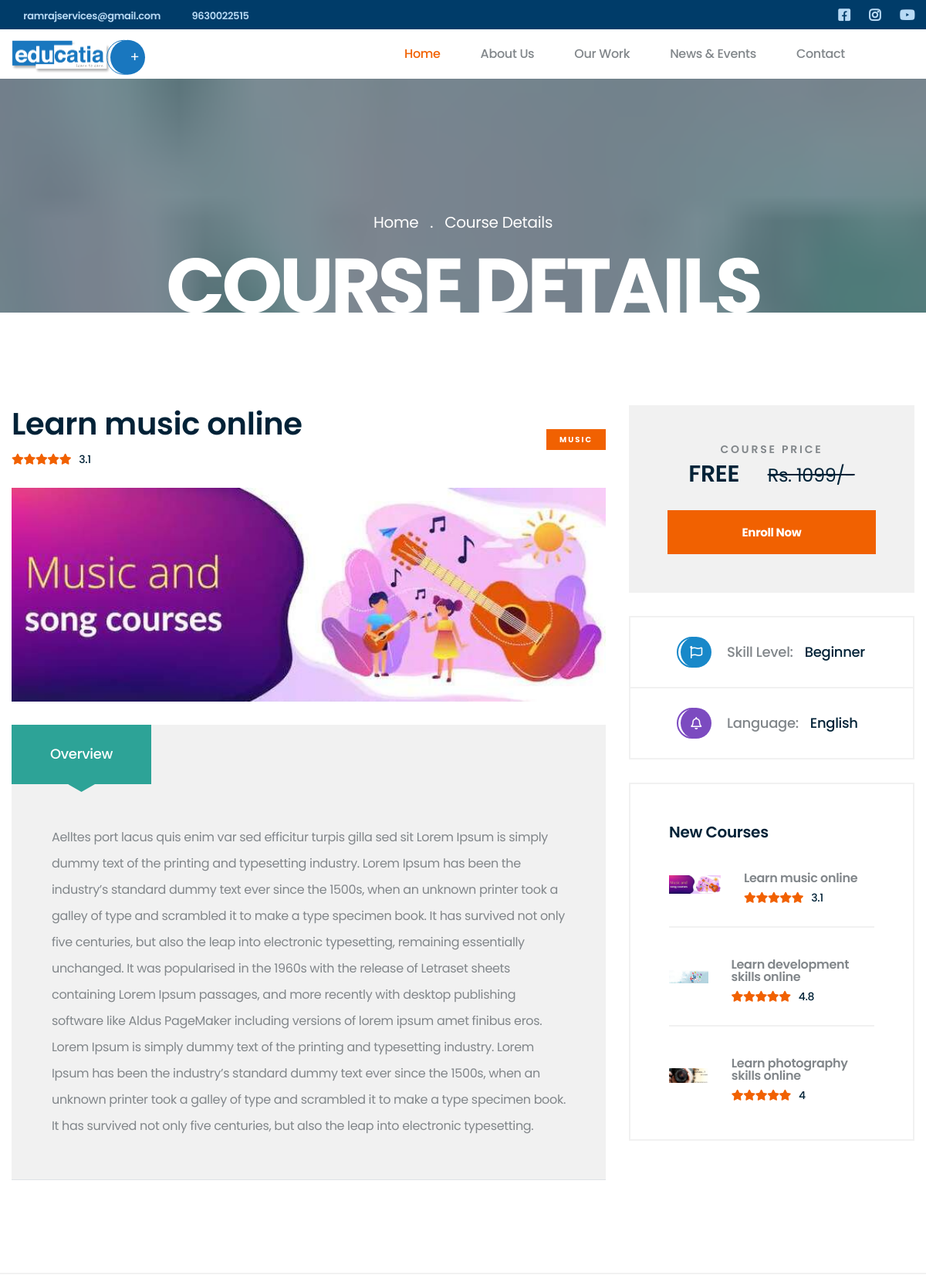
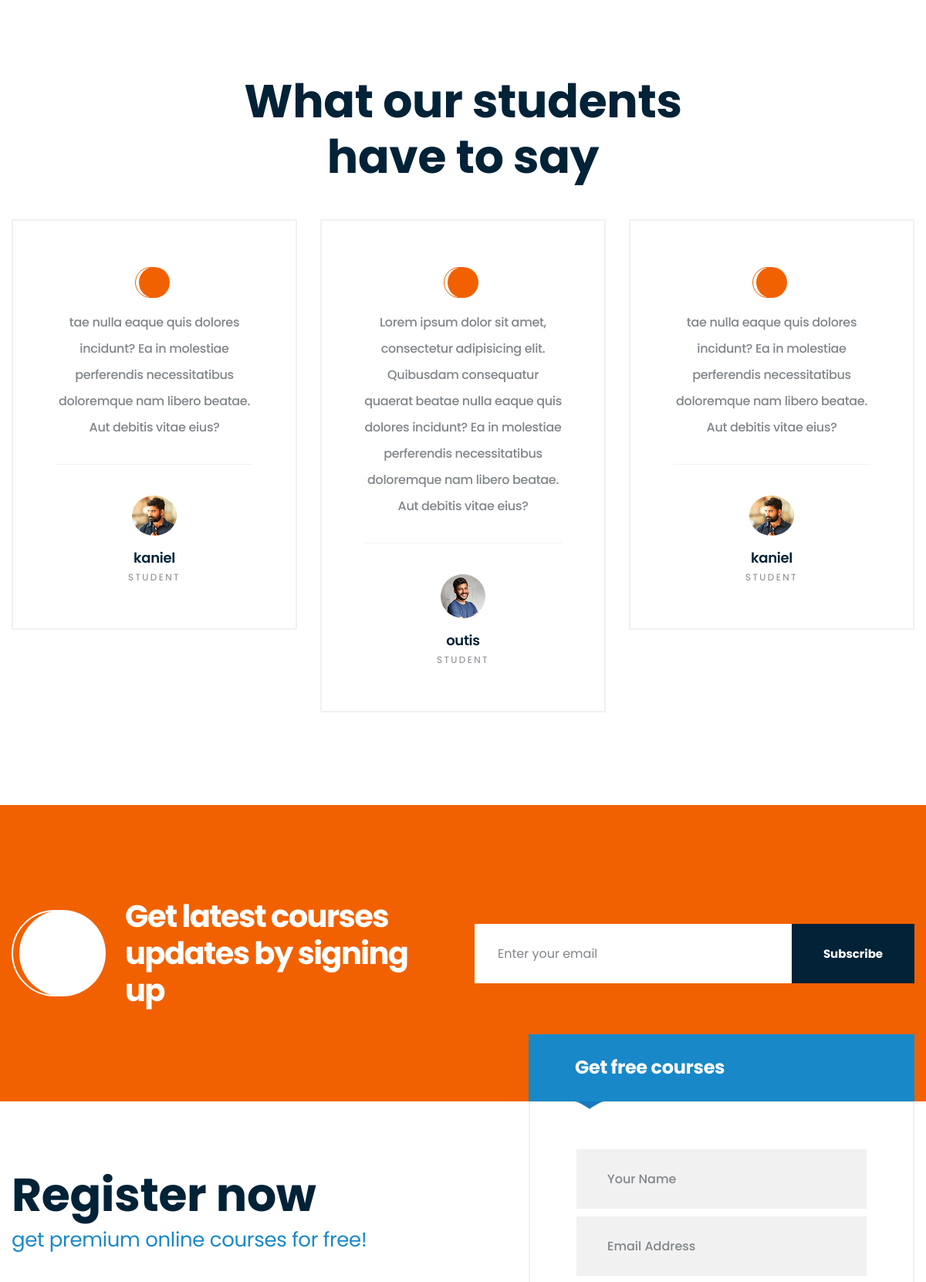
Screenshot of /course/3/Learn-music-online (upper part) with the database file from the repository (2 pictures, top to bottom).
### tables this page shows
CREATE TABLE `webprofile` (
  `id` int(11) NOT NULL,
  `email` varchar(30) NOT NULL,
  `phone1` varchar(50) NOT NULL,
  `phone2` varchar(50) NOT NULL,
  `whatsapp_no` varchar(50) NOT NULL,
  `address_line1` varchar(50) NOT NULL,
  `address_line2` varchar(50) NOT NULL,
  `fblink` varchar(50) NOT NULL,
  `instalink` varchar(50) NOT NULL,
  `twitterlink` varchar(50) NOT NULL,
  `youtubelink` varchar(1024) NOT NULL
);

CREATE TABLE `courses` (
  `id` int(11) NOT NULL,
  `cat_id` int(11) NOT NULL,
  `name` varchar(100) NOT NULL,
  `rating` varchar(20) NOT NULL,
  `img_src` varchar(100) NOT NULL,
  `old_price` varchar(30) NOT NULL,
  `new_price` varchar(30) NOT NULL,
  `level` varchar(30) NOT NULL,
  `lang` varchar(30) NOT NULL,
  `overview` longtext NOT NULL,
  `slug` varchar(500) NOT NULL
);

CREATE TABLE `categories` (
  `cat_id` int(11) NOT NULL,
  `cat_name` varchar(60) NOT NULL,
  `cat_img_src` varchar(500) NOT NULL,
  `cat_color` varchar(20) NOT NULL
);

CREATE TABLE `feedbacks` (
  `id` int(11) NOT NULL,
  `img_src` varchar(1024) NOT NULL,
  `content` varchar(2048) NOT NULL,
  `name` varchar(100) NOT NULL
);

### application/controllers/Home.php (called while the page is built, shortened)
<?php
class Home extends MY_Controller {
	function __construct(){
		$this->load->model('GetModel','fetch');
	}
	public function courseDetail($id)
	{
		$course=$this->fetch->getCourseById($id);
		$courses=$this->fetch->getCoursesLim('3');
		$gallery=$this->fetch->getInfoLim('gallery','id', '6');
		$feedbacks=$this->fetch->getInfo('feedbacks','id', '6');
		$web=$this->fetch->getWebProfile();
		$this->load->view('header',['course'=>$course,
								'courses'=>$courses,
								'web'=>$web,
								'feedbacks'=>$feedbacks,
								'gallery'=>$gallery,
								'title'=> $course->slug
								]
							);
		$this->load->view('course-details');
		$this->load->view('footer');
	}
}

### index.php (called while the page is built, shortened)
<?php
require_once BASEPATH.'core/CodeIgniter.php';

### application/models/GetModel.php (called while the page is built, shortened)
<?php
class GetModel extends CI_Model{
    public function getInfo($table)
    {
        return $this->db->get($table)->result();
    }
    public function getCoursesLim($lim)
    {
        $this->db->select('*')
                ->from('courses c')
                ->order_by('id','desc')
                ->limit($lim)
                ->join('categories ca', 'c.cat_id = ca.cat_id', 'LEFT');
        return $this->db->get()->result();
    }
    public function getCourseById($id)
    {
        $this->db->select('*')
                ->from('courses c')
                ->order_by('id','desc')
                ->join('categories ca', 'c.cat_id = ca.cat_id', 'LEFT')
                ->where('id',$id);
        return $this->db->get()->row();
    }
    public function getWebProfile()
    {
        return $this->db->get('webprofile')->row();
    }
}
?>

### application/views/course-details.php (the view)
<section class="inner-banner" style="background-image: url(<?=base_url()?>assets/images/courses-header.jpg);">
    <div class="container">
        <ul class="list-unstyled thm-breadcrumb">
            <li><a href="#">Home</a></li>
            <li class="active"><a href="#">Course details</a></li>
        </ul>
        <h2 class="inner-banner__title">Course details</h2>
    </div>
</section>
<section class="course-details">
    <div class="container">
        <div class="row">
            <div class="col-lg-8">
                <div class="course-details__content">
                    <div class="course-details__top">
                        <div class="course-details__top-left">
                            <h2 class="course-details__title"><?=$course->name?></h2>
                            <div class="course-one__stars">
                                <span class="course-one__stars-wrap">
                                    <i class="fa fa-star"></i>
                                    <i class="fa fa-star"></i>
                                    <i class="fa fa-star"></i>
                                    <i class="fa fa-star"></i>
                                    <i class="fa fa-star"></i>
                                </span>
                                <span class="course-one__count"><?=$course->rating?></span>
                            </div>
                        </div>
                        <div class="course-details__top-right">
                            <a href="<?=base_url('category/').$course->cat_id.'/'.$course->cat_name?>" class="course-one__category"><?=$course->cat_name?></a>
                        </div>
                    </div>
                    <div class="course-one__image">
                        <img src="<?=base_url()?>assets/images/<?=$course->img_src?>" alt="Course image">
                    </div>
                    <ul class="course-details__tab-navs list-unstyled nav nav-tabs" role="tablist">
                        <li>
                            <a class="active" role="tab" data-toggle="tab" href="#overview">Overview</a>
                        </li>
                    <div class="tab-content course-details__tab-content ">
                        <div class="tab-pane show active  animated fadeInUp" role="tabpanel" id="overview">
                            <?=$course->overview?>
                        </div>
                    </div>
                </div>
            </div>
            <div class="col-lg-4">
                <div class="course-details__price">
                    <p class="course-details__price-text">Course price </p>
                    <p class="course-details__price-amount"><?=$course->new_price?> &emsp;<small><del><?=$course->old_price?></del></small></p>
                    <a href="#" class="thm-btn course-details__price-btn">Enroll Now</a>
                </div>
                <div class="course-details__meta">
                    <a class="course-details__meta-link">
                        <span class="course-details__meta-icon">
                            <i class="far fa-flag"></i>
                        </span>
                        Skill Level: <span><?=$course->level?></span>
                    </a>
                    <a  class="course-details__meta-link">
                        <span class="course-details__meta-icon">
                            <i class="far fa-bell"></i>
                        </span>
                        Language: <span><?=$course->lang?></span>
                    </a>
                </div>
                <div class="course-details__list">
                    <h2 class="course-details__list-title">New Courses</h2>
                    <?php foreach($courses as $c){?>
                        <div class="course-details__list-item">
                            <div class="course-details__list-img">
                                <img src="<?=base_url()?>assets/images/<?=$c->img_src?>" alt="New course">
                            </div>
                            <div class="course-details__list-content">
                                <h3><a href="<?=base_url('course/').$c->id.'/'.$c->slug?>"><?=$c->name?></a></h3>
                                <div class="course-details__list-stars">
                                    <i class="fas fa-star"></i>
                                    <i class="fas fa-star"></i>
                                    <i class="fas fa-star"></i>
                                    <i class="fas fa-star"></i>
                                    <i class="fas fa-star"></i>
                                    <span><?=$c->rating?></span>
                                </div>
                            </div>
                        </div>
                    <?php }?>
                </div>
            </div>
        </div>
    </div>
</section>

### application/views/header.php (shortened to what this page needs)
<!DOCTYPE html>
<html lang="en">
<head>
    <link rel="stylesheet" href="<?=base_url()?>assets/css/animate.min.css">
    <link rel="stylesheet" href="<?=base_url()?>assets/css/bootstrap.min.css">
    <link rel="stylesheet" href="<?=base_url()?>assets/css/owl.carousel.min.css">
    <link rel="stylesheet" href="<?=base_url()?>assets/css/owl.theme.default.min.css">
    <link rel="stylesheet" href="<?=base_url()?>assets/plugins/fontawesome-free-5.11.2-web/css/all.min.css">
    <link rel="stylesheet" href="<?=base_url()?>assets/plugins/kipso-icons/style.css">
    <link rel="stylesheet" href="<?=base_url()?>assets/css/magnific-popup.css">
    <link rel="stylesheet" href="<?=base_url()?>assets/css/vegas.min.css">
    <link rel="stylesheet" href="<?=base_url()?>assets/css/style.css">
    <link rel="stylesheet" href="<?=base_url()?>assets/css/responsive.css">
</head>
<body>
    <div class="page-wrapper">
        <div class="topbar-one">
            <div class="container">
                <div class="topbar-one__left">
                    <a href="mailto:educatia@gmail.com">
                        <span class="kipso-icon-email"></span>&nbsp; <?=$web->email?></a>
                    <a href="tel:+919630022515"><span class="kipso-icon-contact"></span>&nbsp; <?=$web->phone1?></a>
                </div>
                <div class="topbar-one__right">
                    <a href="<?=$web->fblink?>"><i class="fab fa-facebook-square fa-lg"></i></a>
                    <a href="<?=$web->instalink?>"><i class="fab fa-instagram fa-lg"></i></a>
                    <a href="<?=$web->youtubelink?>"><i class="fab fa-youtube fa-lg"></i></a>
                </div>
            </div>
        </div>
        <header class="site-header site-header__header-one ">
            <nav class="navbar navbar-expand-lg navbar-light header-navigation stricky">
                <div class="container clearfix">
                    <div class="logo-box clearfix">
                        <a class="navbar-brand" href="<?=base_url()?>">
                            <img src="<?=base_url()?>assets/images/logo-dark.png" class="main-logo" width="128" alt="Awesome Image" />
                        </a>
                        <div class="div d-flex ml-auto" style="align-items:center">
                            <a class="header__search-btn search-popup__toggler mr-5" style="display: none;" href="#"><i class="kipso-icon-professor"></i>&nbsp;+
                                </a>
                        </div>
                    </div>
                    <div class="main-navigation">
                        <ul class=" navigation-box">
                            <li class="current">
                                <a href="index.html">Home</a>
                            </li>
                            <li>
                                <a href="<?=base_url('about')?>">About Us</a>
                            </li>
                            <li>
                                <a href="#">Our Work</a>
                            </li>
                            <li>
                                <a href="<?=base_url('news')?>">News & Events</a>
                            </li>
                            <li>
                                <a href="<?=base_url('contact')?>">Contact</a>
                            </li>
                        </ul>
                    </div>
                </div>
            </nav>
        </header>

### application/views/footer.php (shortened to what this page needs)
        <section class="testimonials-one  ">
            <div class="container">
                <div class="block-title text-center">
                    <h2 class="block-title__title">What our students <br>
                        have to say</h2>
                </div>
                <div class="testimonials-one__carousel owl-carousel owl-theme">
                    <?php foreach($feedbacks as $f){?>
                        <div class="item">
                            <div class="testimonials-one__single">
                                <div class="testimonials-one__qoute">
                                </div>
                                <p class="testimonials-one__text"><?=$f->content?></p>
                                <img src="<?=base_url()?>assets/images/<?=$f->img_src?>" alt="" class="testimonials-one__img">
                                <h3 class="testimonials-one__name"><?=$f->name?></h3>
                                <p class="testimonials-one__designation">Student</p>
                            </div>
                        </div>
                    <?php }?>
                </div>
            </div>
        </section>
        <section class="mailchimp-one">
            <div class="container">
                <div class="row">
                    <div class="col-lg-6">
                        <div class="mailchimp-one__content">
                            <div class="mailchimp-one__icon">
                                <i class="kipso-icon-email"></i>
                            </div>
                            <h2 class="mailchimp-one__title">Get latest courses <br>
                                updates by signing up</h2>
                        </div>
                    </div>
                    <div class="col-lg-6 d-flex">
                        <div class="my-auto">
                            <form action="<?=base_url('Home/Subscribe')?>" method="POST" class="mailchimp-one__form">
                                <input type="text" id="mc-email" name="email" placeholder="Enter your email " required>
                                <button type="submit" class="thm-btn">Subscribe</button>
                            </form>
                        </div>
                    </div>
                </div>
            </div>
        </section>
        <section class="countdown-one">
            <div class="container">
                <div class="row">
                    <div class="col-lg-6">
                        <div class="countdown-one__content">
                            <h2 class="countdown-one__title">Register now </h2>
                            <p class="countdown-one__tag-line">get premium online courses for free!</p>
                        </div>
                    </div>
                    <div class="col-lg-6">
                        <div class="become-teacher__form">
                            <div class="become-teacher__form-top">
                                <h2 class="become-teacher__form-title">
                                    Get free courses
                                </h2>
                            </div>
                            <form action="<?=base_url('Home/Mail/Enquiry')?>" method="POST" class="become-teacher__form-content contact-form-validated">
                                <input type="text" maxlength="20" name="name" id="name" x-moz-errormessage="Enter name here" oninvalid="this.setCustomValidity('Enter name here')" oninput="this.setCustomValidity('')" class="" placeholder="Your Name" required>
                                <input type="email" placeholder="Email Address" name="email" class="" required>
                            </form>
                        </div>
                    </div>
                </div>
            </div>
        </section>
    </div>
</body>
</html>

### rows the page displays
webprofile: email "ramrajservices@gmail.com", phone1 "9630022515"
courses: name "Learn music online", rating "3.1", cat.cat_name "MUSIC", img_src (picture), overview "Aelltes port lacus quis enim var sed efficitur turpis gilla sed sit Lorem Ipsum is simply dummy text of the printing and typesetting industry. Lorem Ipsum has been the industry’s standard dummy text ever since the 1500s, when an unknown printer took a galley of type and scrambled it to make a type specimen book. It has survived not only five centuries, but also the leap into electronic typesetting, remaining essentially unchanged. It was popularised in the 1960s with the release of Letraset sheets containing Lorem Ipsum passages, and more recently with desktop publishing software like Aldus PageMaker including versions of lorem ipsum amet finibus eros. Lorem Ipsum is simply dummy text of…", new_price "FREE", old_price "Rs. 1099/-", level "Beginner", lang "English"
courses: img_src (picture), name "Learn development skills online", rating "4.8"
courses: img_src (picture), name "Learn photography skills online", rating "4"
feedbacks: content "tae nulla eaque quis dolores incidunt? Ea in molestiae perferendis necessitatibus doloremque nam libero beatae. Aut debitis vitae eius?", img_src (picture), name "kaniel"
feedbacks: content "Lorem ipsum dolor sit amet, consectetur adipisicing elit. Quibusdam consequatur quaerat beatae nulla eaque quis dolores incidunt? Ea in molestiae perferendis necessitatibus doloremque nam libero beatae. Aut debitis vitae eius?", img_src (picture), name "outis"
